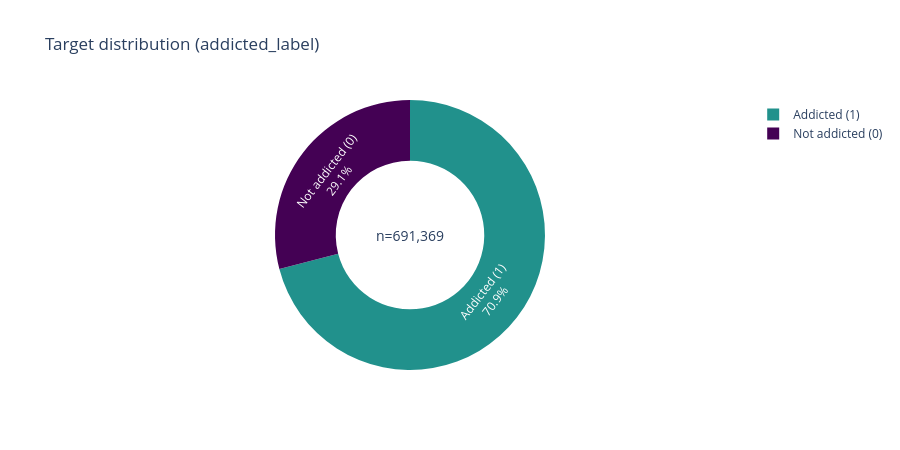

Notebook code cell kept with this figure:
### Markdown cell above
## 2. Target distribution

### Code cell
counts = train[TARGET].value_counts().sort_index()
labels = ["Not addicted (0)", "Addicted (1)"]

fig = go.Figure(go.Pie(
    labels=labels, values=counts.values, hole=0.55,
    marker_colors=["#440154", "#21918c"],
    textinfo="label+percent", hovertemplate="%{label}: %{value:,}<extra></extra>",
))
fig.update_layout(title="Target distribution (addicted_label)", height=450,
                   annotations=[dict(text=f"n={len(train):,}", x=0.5, y=0.5,
                                      font_size=14, showarrow=False)])
show_fig(fig, width=550)

### Figure 1 — Plotly figure (JSON) as saved in the notebook; plotly's stock layout.template omitted (floating-point values rounded to 4 significant figures)
{"data": [{"hole": 0.55, "hovertemplate": "%{label}: %{value:,}<extra></extra>", "labels": ["Not addicted (0)", "Addicted (1)"], "marker": {"colors": ["#440154", "#21918c"]}, "textinfo": "label+percent", "type": "pie", "values": [200895, 490474]}], "layout": {"annotations": [{"font": {"size": 14}, "showarrow": false, "text": "n=691,369", "x": 0.5, "y": 0.5}], "height": 450, "title": {"text": "Target distribution (addicted_label)"}}}
